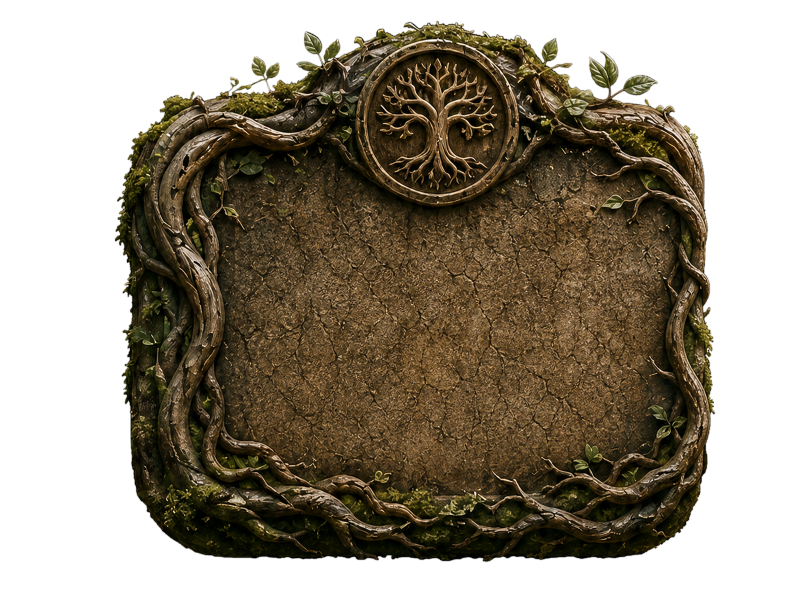
#> input picture docs/verification/theme-fidelity-v4-3/source-masters/wildwood/wildwood-rootsong-tablet-clean-production-master-v4.3.png, 1600 x 1200 px, found by its file name (shown at 1/2 size)
$ python remediate-wildwood-relic-alpha.py --repo-root ../docs/verification/theme-fidelity-v4-3/source-masters/wildwood
#> lines starting #> are read from the running program, lines starting #| are printed output that depends on the picture
#!/usr/bin/env python3
"""Replace baked Wildwood checker fields with deterministic real alpha."""

from __future__ import annotations

import argparse
import hashlib
import json
from dataclasses import dataclass
from pathlib import Path

import cv2
import numpy as np
from PIL import Image
from scipy import ndimage


@dataclass(frozen=True)
class RelicAlphaSpec:
    slug: str
    relative_path: str
    input_sha256: str
    intermediate_sha256: str
    output_sha256: str


SPECS = (
    RelicAlphaSpec(
        slug="rootsong-tablet",
        relative_path=(
            "docs/verification/theme-fidelity-v4-3/source-masters/wildwood/"
            "wildwood-rootsong-tablet-clean-production-master-v4.3.png"
        ),
        input_sha256="b911efa5aefa223973163ecc7fc10ff4632922142bedf5d8b29d0905be9f6625",
        intermediate_sha256="f7be7e1546149c31cd3f71cf37841153ef9b148876a42d3c9f40e3ac58ae740e",
        output_sha256="c36bbb1aff2685502081e441da0ab0bffea3651a67774093ef86c646cdf532e5",
    ),
    RelicAlphaSpec(
        slug="mossbound-plaque",
        relative_path=(
            "docs/verification/theme-fidelity-v4-3/source-masters/wildwood/"
            "wildwood-mossbound-plaque-clean-production-master-v4.3.png"
        ),
        input_sha256="57d4606967361c2833c9ca17761998db740cd6ca2ab8ddd3e4f78682cf35736c",
        intermediate_sha256="39cf3aa94ee3661e9fb3d28b9ea414f38f90ebd7c8c6102e4e54225c9947bbee",
        output_sha256="d599ff51f2d7a43c123c4541b64e2870a26dd57a3dd0bba0579c5ed60672465d",
    ),
)


def sha256_file(path: Path) -> str:
    digest = hashlib.sha256()
    with path.open("rb") as handle:
        for chunk in iter(lambda: handle.read(1024 * 1024), b""):
            digest.update(chunk)
    return digest.hexdigest()


# [70 lines left out: function derive_alpha, not called in this run]


def validate_output(image: Image.Image, relative_path: str) -> dict[str, object]:
    if image.mode != "RGBA" or image.size != (1600, 1200):
        raise ValueError(f"image contract differs: {relative_path}")
    alpha = image.getchannel("A")
    if alpha.getextrema() != (0, 255):
        raise ValueError(f"alpha range differs: {relative_path}")
    if max(
        alpha.getpixel((0, 0)),
        alpha.getpixel((1599, 0)),
        alpha.getpixel((0, 1199)),
        alpha.getpixel((1599, 1199)),
    ) != 0:
        raise ValueError(f"transparent exterior differs: {relative_path}")
    rgba = np.asarray(image)
    if np.any(rgba[rgba[:, :, 3] == 0, :3]):
        raise ValueError(f"transparent pixels retain a color-key field: {relative_path}")
    return {
        "alphaExtrema": list(alpha.getextrema()),
        "contentBounds": list(alpha.getbbox() or ()),
        "opaquePixels": int(np.count_nonzero(rgba[:, :, 3] == 255)),
        "partialAlphaPixels": int(np.count_nonzero((rgba[:, :, 3] > 0) & (rgba[:, :, 3] < 255))),
        "transparentPixels": int(np.count_nonzero(rgba[:, :, 3] == 0)),
    }


def main() -> int:
    parser = argparse.ArgumentParser()
    parser.add_argument("--repo-root", required=True, type=Path)
    parser.add_argument("--check", action="store_true")
    args = parser.parse_args()
    repo_root = args.repo_root.resolve()
    reports = []
    for spec in SPECS:
        path = repo_root / spec.relative_path
        actual_sha = sha256_file(path)
        if args.check:
            if spec.output_sha256 == "PENDING" or actual_sha != spec.output_sha256:
                raise SystemExit(f"remediated source hash differs: {spec.relative_path}")
            with Image.open(path) as opened:
                facts = validate_output(opened.convert("RGBA"), spec.relative_path)
            reports.append({"path": spec.relative_path, "sha256": actual_sha, **facts})
            continue
        if actual_sha == spec.output_sha256:
            with Image.open(path) as opened:
#> opened is the input picture: PIL image 1600x1200 RGBA; mean R, G, B, A 44.5, 35.8, 20.9, 147.9
                facts = validate_output(opened.convert("RGBA"), spec.relative_path)
#> in validate_output, `alpha = image.getchannel("A")`:
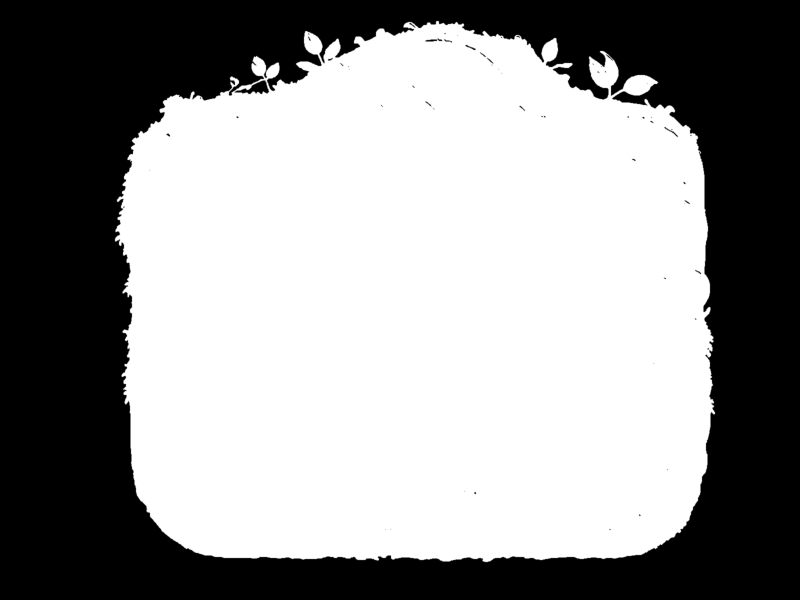
#> alpha: PIL image 1600x1200 L (shown at 1/2 size); min 0, max 255, mean 147.9
#> facts = {'alphaExtrema': [0, 255], 'contentBounds': [229, 41, 1431, 1125], 'opaquePixels': 1104113, 'partialAlphaPixels': 18133, 'transparentPixels': 797754}
            reports.append({"path": spec.relative_path, "sha256": actual_sha, **facts})
            continue
        if actual_sha not in {spec.input_sha256, spec.intermediate_sha256}:
            raise SystemExit(f"checker-bearing source hash differs: {spec.relative_path}")
        with Image.open(path) as opened:
            source = opened.convert("RGBA")
        output = derive_alpha(source)
        facts = validate_output(output, spec.relative_path)
        output.save(path, format="PNG", compress_level=9, optimize=False)
        reports.append({"path": spec.relative_path, "sha256": sha256_file(path), **facts})
#> pass 2 of the loop in main, `for spec in SPECS:`:
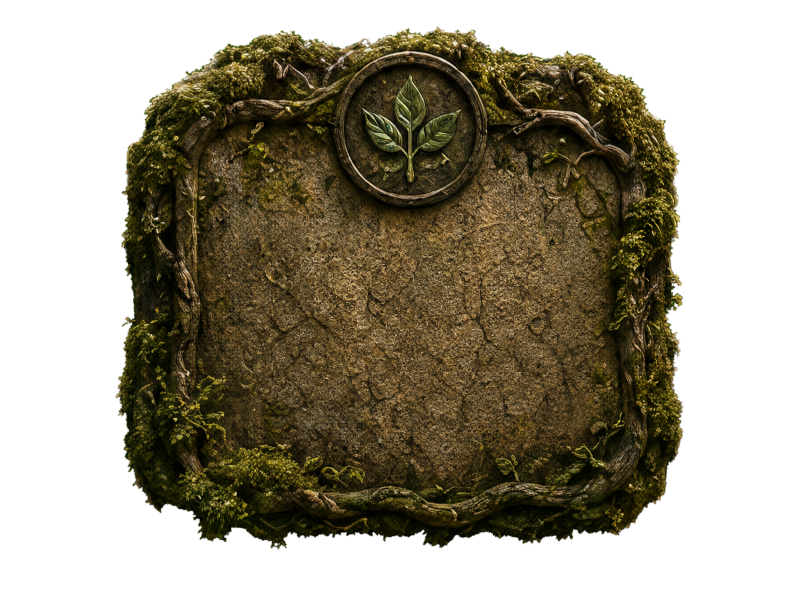
#> input picture docs/verification/theme-fidelity-v4-3/source-masters/wildwood/wildwood-mossbound-plaque-clean-production-master-v4.3.png, 1600 x 1200 px, found by its file name (shown at 1/2 size)
#> in main, opened is the input picture: PIL image 1600x1200 RGBA; mean R, G, B, A 39.6, 33.4, 16.6, 137.7
#> in validate_output (call 2), `alpha = image.getchannel("A")`:
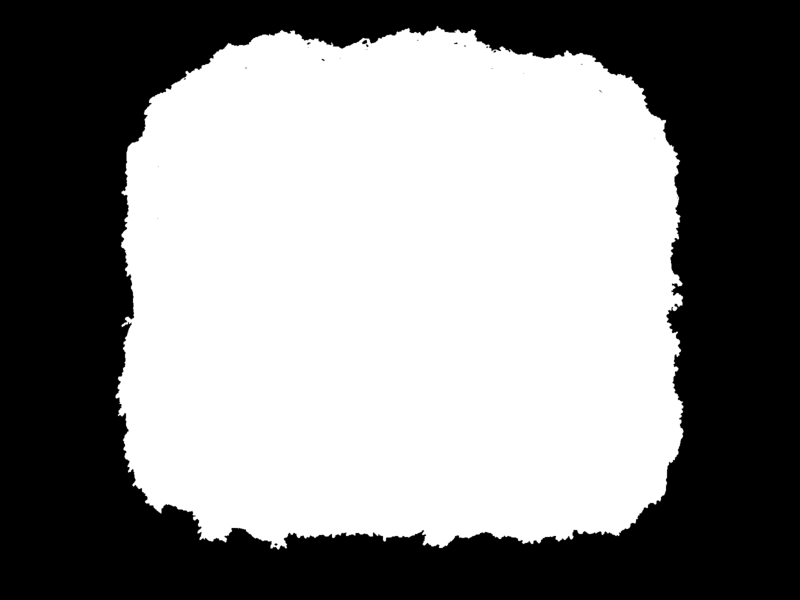
#> alpha: PIL image 1600x1200 L (shown at 1/2 size); min 0, max 255, mean 137.7
#> facts = {'alphaExtrema': [0, 255], 'contentBounds': [230, 51, 1368, 1100], 'opaquePixels': 1029859, 'partialAlphaPixels': 13955, 'transparentPixels': 876186}
    print(json.dumps({"status": "PASS", "outputs": reports}, indent=2, sort_keys=True))
#> (printed output is left out)
    return 0


if __name__ == "__main__":
    raise SystemExit(main())
#> (the program exits here)
